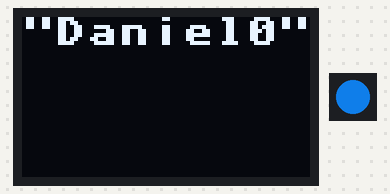
Recording of a program running on a simulated Raspberry Pi Pico running MicroPython. On the bench: 72×40 one-colour display, 1 RGB LEDs in strip order, left to right. Dim RGB values are drawn brighter than linear; library files of the repository ran but are not shown: ssd1306.py, neopixel_plus.py.

Above: at 0.57 s.
At 10.79 s:
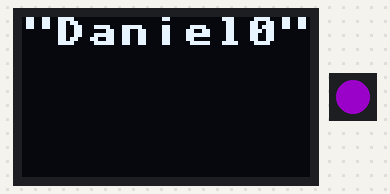
At 19.78 s:
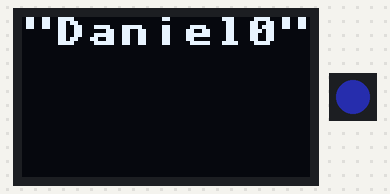
At 39.3 s:
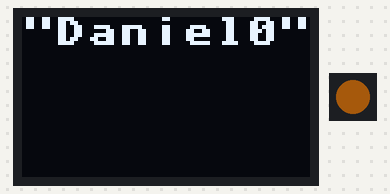
Timing chart, 0 to 40.0 s (numbered marks = the images above):
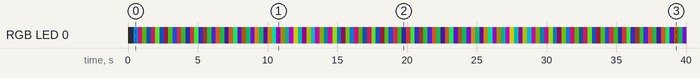

The program:

main.py
```python
from machine import Pin, I2C, PWM
import time, utime, random
from ssd1306 import SSD1306_I2C
#from neopixel import NeoPixel
from neopixel_plus import NeoPixel

# Init Display
# scl and sda can be any pin on i2c bus 1
i2c  = I2C(1, scl=Pin(23), sda=Pin(22), freq=40000)
oled = SSD1306_I2C(72, 40, i2c)
# Title Screen
oled.fill(0)

oled.text('"Daniel0"', 0, 0, 1)
oled.show()
#utime.sleep(5)

#np = NeoPixel(Pin(12), 8)
#np[0] = (255, 255, 255) # set to red, full brightness
#np.write()
#pin = Pin(12, Pin.OUT)
pixel = NeoPixel(12, n=1, bpp=3)
pixel.leds[0] = (219,100,222)
pixel.write()

pixel.rainbow_animation()
```

Measured:
- by itself, RGB LED 0: off → RGB(12, 101, 188) at 0.42 s, → RGB(125, 10, 66) 0.31 s later, → RGB(29, 60, 4) 0.31 s later, → RGB(5, 25, 54) 0.31 s later, … (128 changes in this stretch)
